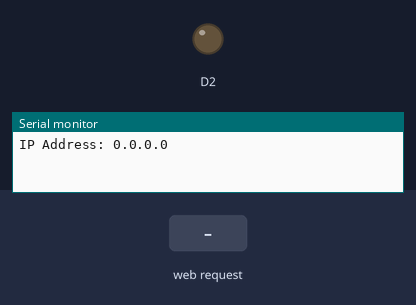
This sketch was run on a simulated ESP8266 (NodeMCU). Parts: output pins drawn as LEDs (lit = HIGH), the last lines printed to the serial monitor. The test bench sets the inputs (shaded band).

Above: at 1.2 s.
1.3 s: HTTP request GET /update?value=120 received
At 2.5 s:
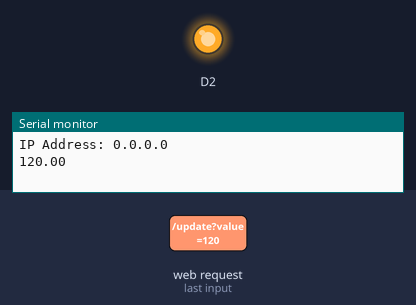
2.8 s: HTTP request GET /update received
At 3.8 s:
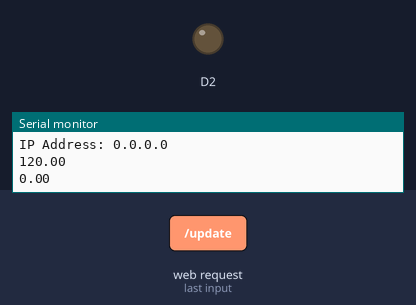
Timing chart, 0 to 5.8 s (numbered marks = the images above; inputs shaded):
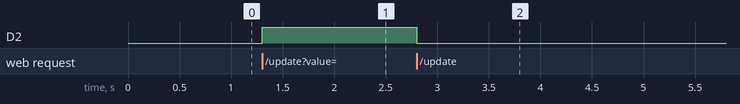

The sketch:

ServerNew.ino
```cpp
// Setup the server to receive data over WiFi
#include <ESP8266WiFi.h>
#include <ESP8266WebServer.h>


// Configuration parameters for Access Point
char * ssid_ap = "ESP8266_SSID";
char * password_ap = "123456789";


IPAddress ip(192,168,11,4); // arbitrary IP address (doesn't conflict w/ local network)
IPAddress gateway(192,168,11,1);
IPAddress subnet(255,255,255,0);

// Set up the server object
ESP8266WebServer server;

// Keep track of the sensor data that's going to be sent by the client
float sensor_value = 0.0;

void setup() {


  pinMode(D2, OUTPUT);
  WiFi.mode(WIFI_AP);
  WiFi.softAPConfig(ip,gateway,subnet);
  WiFi.softAP(ssid_ap,password_ap);
  // Print IP Address as a sanity check
  Serial.begin(115200);
  Serial.println();
  Serial.print("IP Address: ");
  Serial.println(WiFi.localIP());


  // Configure the server's routes
  server.on("/",handleIndex); // use the top root path to report the last sensor value
  server.on("/update",handleUpdate); // use this route to update the sensor value
  server.begin();
}

void loop() {

  // put your main code here, to run repeatedly:
  server.handleClient();


}

void handleIndex() {
  server.send(200,"text/plain",String(sensor_value)); // we'll need to refresh the page for getting the latest value
}

void handleUpdate() {
  // The value will be passed as a URL argument
  sensor_value = server.arg("value").toFloat();
  Serial.println(sensor_value);

  server.send(200,"text/plain","Updated");

  if (sensor_value > 30.80){
  digitalWrite(D2, HIGH);   // turn the LED on (HIGH is the voltage level)
   }
  else{
  // wait for a second
  digitalWrite(D2, LOW);    // turn the LED off by making the voltage LOW

    }
}
```

Measured:
- after the input at 1.3 s, D2: LOW → HIGH at once
- after the input at 2.8 s, D2: HIGH → LOW at once
